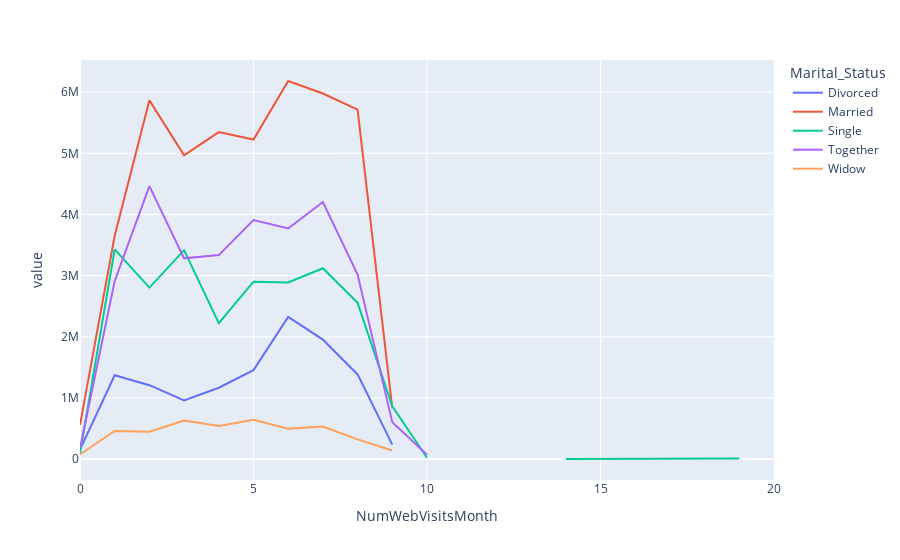

This figure's notebook cell:
### Code cell
df_visit = df_customer.pivot_table(index='NumWebVisitsMonth', columns='Marital_Status', values='Income', aggfunc='sum')
px.line(df_visit)

### Figure 1 — Plotly figure (JSON) as saved in the notebook; plotly's stock layout.template omitted (floating-point values rounded to 4 significant figures)
{"data": [{"hovertemplate": "Marital_Status=Divorced<br>NumWebVisitsMonth=%{x}<br>value=%{y}<extra></extra>", "legendgroup": "Divorced", "line": {"color": "#636efa", "dash": "solid"}, "marker": {"symbol": "circle"}, "mode": "lines", "name": "Divorced", "orientation": "v", "showlegend": true, "type": "scatter", "x": [0, 1, 2, 3, 4, 5, 6, 7, 8, 9, 10, 13, 14, 17, 19, 20], "xaxis": "x", "y": [153924, 1370963, 1208392, 958788, 1166807, 1454565, 2326036, 1953356, 1384535, 236944, null, null, 4861, null, null, 1730], "yaxis": "y"}, {"hovertemplate": "Marital_Status=Married<br>NumWebVisitsMonth=%{x}<br>value=%{y}<extra></extra>", "legendgroup": "Married", "line": {"color": "#EF553B", "dash": "solid"}, "marker": {"symbol": "circle"}, "mode": "lines", "name": "Married", "orientation": "v", "showlegend": true, "type": "scatter", "x": [0, 1, 2, 3, 4, 5, 6, 7, 8, 9, 10, 13, 14, 17, 19, 20], "xaxis": "x", "y": [558685, 3651989, 5865901, 4966903, 5347319, 5224463, 6182235, 5977988, 5715474, 828022, null, 5305, null, null, 4023, null], "yaxis": "y"}, {"hovertemplate": "Marital_Status=Single<br>NumWebVisitsMonth=%{x}<br>value=%{y}<extra></extra>", "legendgroup": "Single", "line": {"color": "#00cc96", "dash": "solid"}, "marker": {"symbol": "circle"}, "mode": "lines", "name": "Single", "orientation": "v", "showlegend": true, "type": "scatter", "x": [0, 1, 2, 3, 4, 5, 6, 7, 8, 9, 10, 13, 14, 17, 19, 20], "xaxis": "x", "y": [92216, 3428295, 2804039, 3416582, 2222077, 2900962, 2887016, 3120182, 2555201, 865042, 21888, null, 3502, 6560, 8028, null], "yaxis": "y"}, {"hovertemplate": "Marital_Status=Together<br>NumWebVisitsMonth=%{x}<br>value=%{y}<extra></extra>", "legendgroup": "Together", "line": {"color": "#ab63fa", "dash": "solid"}, "marker": {"symbol": "circle"}, "mode": "lines", "name": "Together", "orientation": "v", "showlegend": true, "type": "scatter", "x": [0, 1, 2, 3, 4, 5, 6, 7, 8, 9, 10, 13, 14, 17, 19, 20], "xaxis": "x", "y": [177987, 2911724, 4464494, 3282370, 3335714, 3908405, 3771276, 4204020, 3017800, 600954, 72266, null, null, null, null, 12483], "yaxis": "y"}, {"hovertemplate": "Marital_Status=Widow<br>NumWebVisitsMonth=%{x}<br>value=%{y}<extra></extra>", "legendgroup": "Widow", "line": {"color": "#FFA15A", "dash": "solid"}, "marker": {"symbol": "circle"}, "mode": "lines", "name": "Widow", "orientation": "v", "showlegend": true, "type": "scatter", "x": [0, 1, 2, 3, 4, 5, 6, 7, 8, 9, 10, 13, 14, 17, 19, 20], "xaxis": "x", "y": [76842, 459933, 449019, 632301, 541254, 641361, 495976, 532152, 322347, 141413, null, null, null, null, null, null], "yaxis": "y"}], "layout": {"legend": {"title": {"text": "Marital_Status"}, "tracegroupgap": 0}, "margin": {"t": 60}, "xaxis": {"anchor": "y", "domain": [0, 1], "title": {"text": "NumWebVisitsMonth"}}, "yaxis": {"anchor": "x", "domain": [0, 1], "title": {"text": "value"}}}}
